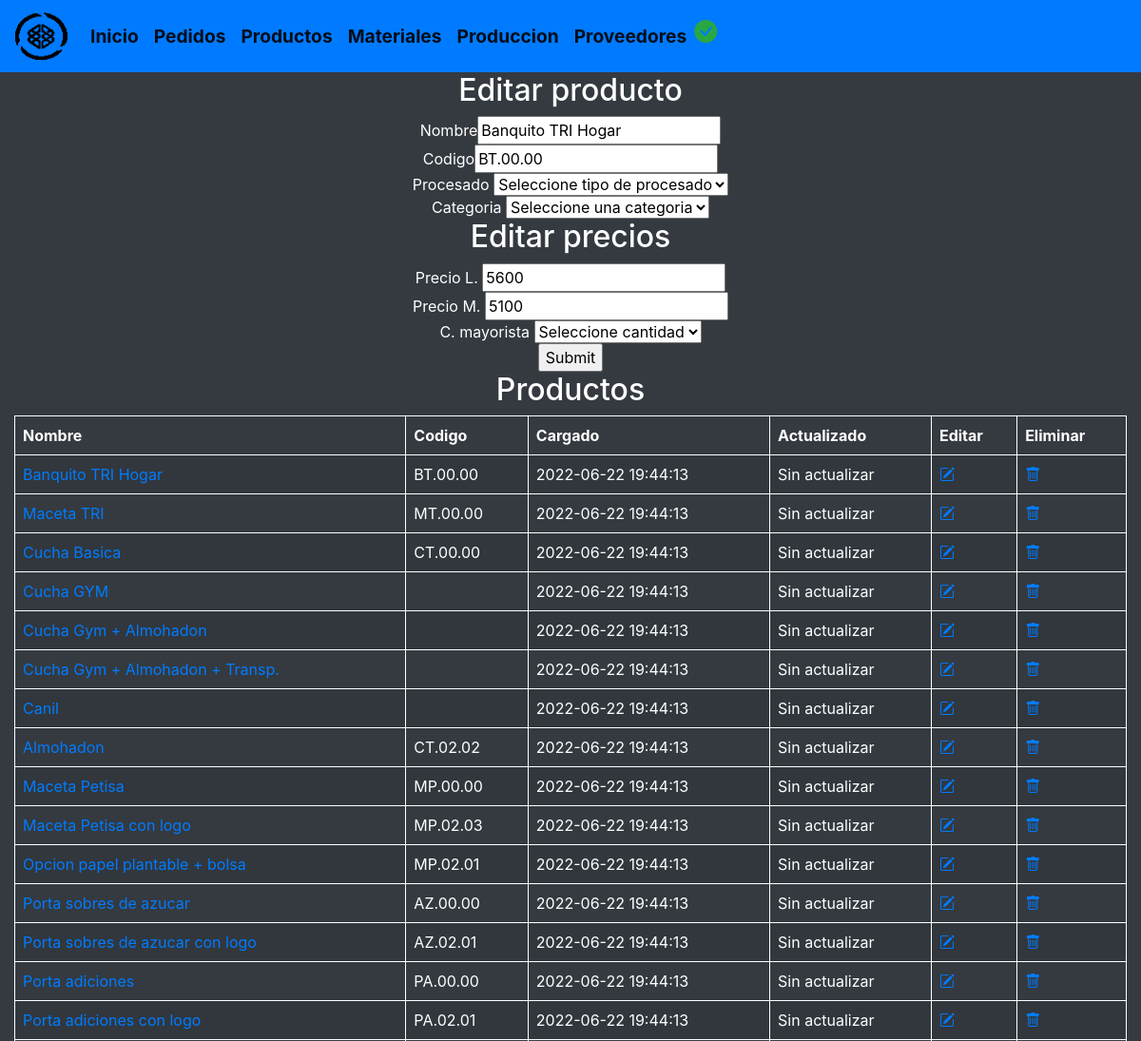
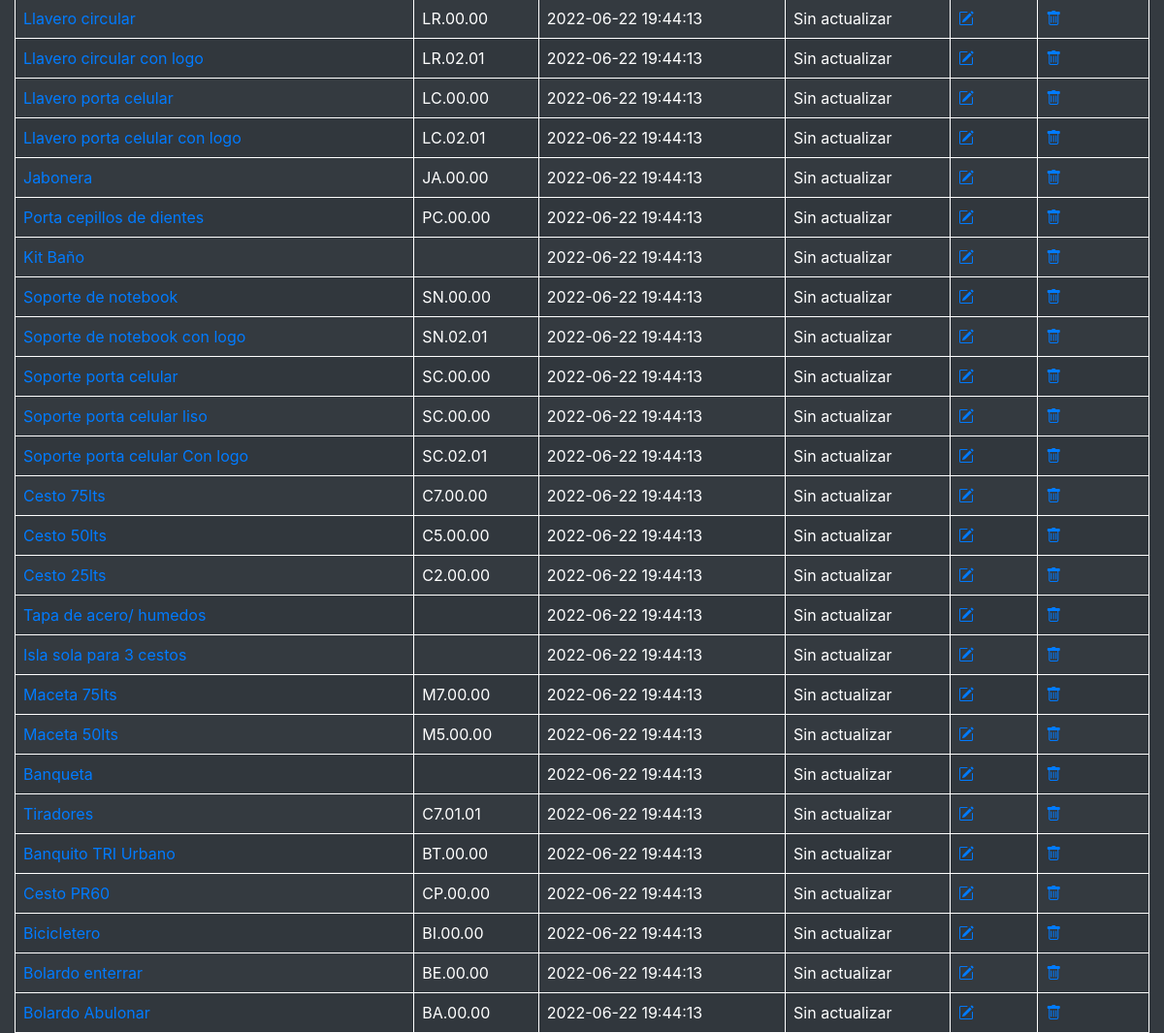
Page /verproducto.php?idproducto=1 on the committed database (2 pictures, top to bottom).
### tables this page shows
create table productos(
	id_producto int unsigned auto_increment primary key,
	id_tipo_procesado int unsigned,
	id_categoria int unsigned,
	nomproducto varchar(150) not null,
	codigo varchar(20),
	creada_el TIMESTAMP DEFAULT CURRENT_TIMESTAMP,
  	actualizada_el TIMESTAMP DEFAULT CURRENT_TIMESTAMP,
	foreign key (id_tipo_procesado) references produccion(id_tipo_procesado),
	foreign key (id_categoria) references categoria(id_categoria)
);

create table precioslista(
	id_preciol int unsigned auto_increment primary key,
	id_producto int unsigned,
	preciol float(9),
	foreign key (id_producto) references productos(id_producto)
);

create table preciosmayorista(
	id_preciom int unsigned auto_increment primary key,
	id_producto int unsigned,
	id_cantmayorista int unsigned,
	preciom float(9),
	foreign key (id_producto) references productos(id_producto),
	foreign key (id_cantmayorista) references cantmayorista(id_cantmayorista)
);

create table cantmayorista(
	id_cantmayorista int unsigned auto_increment primary key,
	cantidad varchar(15),
	creada_el TIMESTAMP DEFAULT CURRENT_TIMESTAMP,
  	actualizada_el TIMESTAMP DEFAULT CURRENT_TIMESTAMP
);

### verproducto.php (the view, shortened to what this page needs)
<!DOCTYPE html>
<html lang="es">
	<?php include "modulos/head.php" ?>
	<body class="bg-dark text-white">
		<?php include "modulos/navheader.php" ?>
			<article class="col">
				<center>
					<?php
						if($_GET) {
					    $id=$_GET['idproducto'];
					    $sql_leer_producto="SELECT * FROM productos WHERE id_producto=?";
					    $gsent_producto = $cnn->prepare($sql_leer_producto);
					    $gsent_producto->execute(array($id));
					    $resultado_producto = $gsent_producto->fetch();
					    $sql_leer_mayorista="SELECT cantmayorista.id_cantmayorista,cantmayorista.cantidad,productos.id_producto,preciosmayorista.preciom FROM cantmayorista,productos,preciosmayorista WHERE cantmayorista.id_cantmayorista=preciosmayorista.id_cantmayorista AND preciosmayorista.id_producto=productos.id_producto AND productos.id_producto=?";
					    $gsent_mayorista = $cnn->prepare($sql_leer_mayorista);
					    $gsent_mayorista->execute(array($id));
					    $resultado_mayorista = $gsent_mayorista->fetch();
					   $sql_leer_plista="SELECT precioslista.id_producto,precioslista.preciol,productos.id_producto FROM precioslista,productos WHERE precioslista.id_producto=productos.id_producto and productos.id_producto=?";
					    $gsent_plista = $cnn->prepare($sql_leer_plista);
					    $gsent_plista->execute(array($id));
					    $resultado_plista = $gsent_plista->fetch();
						}
						if ($_GET):
					?>
					<h2>Editar producto</h2>
					<form method="GET" action="editarproductoyprecio.php">
						<fieldset>
							Nombre<input type="text" name="nombre" value="<?php echo $resultado_producto['nomproducto']; ?>">
						</fieldset>
						<fieldset>
							Codigo<input type="text" name="codigo" value="<?php echo $resultado_producto['codigo']; ?>">
						</fieldset>
						<fieldset>
							Procesado
							<select name="a" value="<?php echo $resultado_producto['id_tipo_procesado']; ?>">
								<option selected hidden disabled value="<?php echo $resultado_producto['id_tipo_procesado']; ?>">Seleccione tipo de procesado</option>
							</select>
						</fieldset>
						<fieldset>
							Categoria
							<select name="b" value="<?php echo $resultado_producto['id_categoria']; ?>">
								<option selected hidden disabled value="<?php echo $resultado_producto['id_categoria']; ?>"> Seleccione una categoria</option>
							</select>
						</fieldset>
						<h2>Editar precios</h2>
						<fieldset>
							Precio L. <input type="number" name="preciol" step="0.01" min="0" value="<?php echo $resultado_plista['preciol']; ?>">
						</fieldset>
						<fieldset>
							Precio M. <input type="number" name="preciom" step="0.01" min="0" value="<?php echo $resultado_mayorista['preciom']; ?>">
						</fieldset>
						<fieldset>
							C. mayorista
							<select name="c" value="<?php echo $resultado_mayorista['id_cantmayorista']; ?>">
								<option selected hidden disabled value="<?php echo $resultado_mayorista['id_cantmayorista']; ?>"> Seleccione cantidad</option>
							</select>
						</fieldset>
						<fieldset>
							<input type="submit">
						</fieldset>
					</form>
					<?php endif; ?>
					<h2>Productos</h2>
				</center>
				<table class="col table-striped">
					<thead>
						<tr>
							<th>Nombre</th>
							<th>Codigo</th>
							<th>Cargado</th>
							<th>Actualizado</th>
							<th>Editar</th>
							<th>Eliminar</th>
						</tr>
					</thead>
					<tbody>
						<?php
							include "db/conexion.php";
							$leer_sql='SELECT * FROM productos';
							$gsent = $cnn->prepare($leer_sql);
							$gsent->execute();
							$resultadotes = $gsent->fetchAll();
						    foreach ($resultadotes as $datote):
						?>
						<tr>
							<td><a href="verprecioproducto.php?id=<?php echo $datote['id_producto']; ?>"><?php echo $datote['nomproducto']; ?></a></td>
							<td><?php echo $datote['codigo']; ?></td>
						    <td><?php echo $datote['creada_el']; ?></td>
						    <td>
						    	<?php
						    		if($datote['creada_el']==$datote['actualizada_el'])
						    			{echo 'Sin actualizar';}
						    		else
						    			{echo $datote['actualizada_el'];}
						    	?>
						    </td>
							<td><a href="verproducto.php?idproducto=<?php echo $datote['id_producto']; ?>"><i class="bi bi-pencil-square"></i></a></td>
						    <td><a href="eliminarproducto.php?id=<?php echo $datote['id_producto']; ?>" onclick="return confirmar()"><i class="bi bi-trash"></i></a></td>
						</tr>
						<?php endforeach; ?>
					</tbody>
				</table>
			</article>
		</main>
	</body>
</html>

### styles/styles.css (style rules this page uses)
td, th { border: 1px solid; text-align: left; padding: 8px; }

### rows in the picture
productos: nombre "Banquito TRI Hogar", codigo "BT.00.00", a "Seleccione tipo de procesado", b "Seleccione una categoria", nomproducto "Banquito TRI Hogar", creada_el "2022-06-22 19:44:13", shows "Sin actualizar"
precioslista: preciol "5600"
preciosmayorista: preciom "5100", c "Seleccione cantidad"
productos: nomproducto "Maceta TRI", codigo "MT.00.00", creada_el "2022-06-22 19:44:13", shows "Sin actualizar"
productos: nomproducto "Cucha Basica", codigo "CT.00.00", creada_el "2022-06-22 19:44:13", shows "Sin actualizar"
productos: nomproducto "Cucha GYM", creada_el "2022-06-22 19:44:13", shows "Sin actualizar"
productos: nomproducto "Cucha Gym + Almohadon", creada_el "2022-06-22 19:44:13", shows "Sin actualizar"
productos: nomproducto "Cucha Gym + Almohadon + Transp.", creada_el "2022-06-22 19:44:13", shows "Sin actualizar"
productos: nomproducto "Canil", creada_el "2022-06-22 19:44:13", shows "Sin actualizar"
productos: nomproducto "Almohadon", codigo "CT.02.02", creada_el "2022-06-22 19:44:13", shows "Sin actualizar"
productos: nomproducto "Maceta Petisa", codigo "MP.00.00", creada_el "2022-06-22 19:44:13", shows "Sin actualizar"
productos: nomproducto "Maceta Petisa con logo", codigo "MP.02.03", creada_el "2022-06-22 19:44:13", shows "Sin actualizar"
productos: nomproducto "Opcion papel plantable + bolsa", codigo "MP.02.01", creada_el "2022-06-22 19:44:13", shows "Sin actualizar"
productos: nomproducto "Porta sobres de azucar", codigo "AZ.00.00", creada_el "2022-06-22 19:44:13", shows "Sin actualizar"
productos: nomproducto "Porta sobres de azucar con logo", codigo "AZ.02.01", creada_el "2022-06-22 19:44:13", shows "Sin actualizar"
productos: nomproducto "Porta adiciones", codigo "PA.00.00", creada_el "2022-06-22 19:44:13", shows "Sin actualizar"
productos: nomproducto "Porta adiciones con logo", codigo "PA.02.01", creada_el "2022-06-22 19:44:13", shows "Sin actualizar"
productos: nomproducto "Llavero circular", codigo "LR.00.00", creada_el "2022-06-22 19:44:13", shows "Sin actualizar"
productos: nomproducto "Llavero circular con logo", codigo "LR.02.01", creada_el "2022-06-22 19:44:13", shows "Sin actualizar"
productos: nomproducto "Llavero porta celular", codigo "LC.00.00", creada_el "2022-06-22 19:44:13", shows "Sin actualizar"
productos: nomproducto "Llavero porta celular con logo", codigo "LC.02.01", creada_el "2022-06-22 19:44:13", shows "Sin actualizar"
productos: nomproducto "Jabonera", codigo "JA.00.00", creada_el "2022-06-22 19:44:13", shows "Sin actualizar"
productos: nomproducto "Porta cepillos de dientes", codigo "PC.00.00", creada_el "2022-06-22 19:44:13", shows "Sin actualizar"
productos: nomproducto "Kit Baño", creada_el "2022-06-22 19:44:13", shows "Sin actualizar"
productos: nomproducto "Soporte de notebook", codigo "SN.00.00", creada_el "2022-06-22 19:44:13", shows "Sin actualizar"
productos: nomproducto "Soporte de notebook con logo", codigo "SN.02.01", creada_el "2022-06-22 19:44:13", shows "Sin actualizar"
productos: nomproducto "Soporte porta celular", codigo "SC.00.00", creada_el "2022-06-22 19:44:13", shows "Sin actualizar"
productos: nomproducto "Soporte porta celular liso", codigo "SC.00.00", creada_el "2022-06-22 19:44:13", shows "Sin actualizar"
productos: nomproducto "Soporte porta celular Con logo", codigo "SC.02.01", creada_el "2022-06-22 19:44:13", shows "Sin actualizar"
productos: nomproducto "Cesto 75lts", codigo "C7.00.00", creada_el "2022-06-22 19:44:13", shows "Sin actualizar"
productos: nomproducto "Cesto 50lts", codigo "C5.00.00", creada_el "2022-06-22 19:44:13", shows "Sin actualizar"
productos: nomproducto "Cesto 25lts", codigo "C2.00.00", creada_el "2022-06-22 19:44:13", shows "Sin actualizar"
productos: nomproducto "Tapa de acero/ humedos", creada_el "2022-06-22 19:44:13", shows "Sin actualizar"
productos: nomproducto "Isla sola para 3 cestos", creada_el "2022-06-22 19:44:13", shows "Sin actualizar"
productos: nomproducto "Maceta 75lts", codigo "M7.00.00", creada_el "2022-06-22 19:44:13", shows "Sin actualizar"
productos: nomproducto "Maceta 50lts", codigo "M5.00.00", creada_el "2022-06-22 19:44:13", shows "Sin actualizar"
productos: nomproducto "Banqueta", creada_el "2022-06-22 19:44:13", shows "Sin actualizar"
productos: nomproducto "Tiradores", codigo "C7.01.01", creada_el "2022-06-22 19:44:13", shows "Sin actualizar"
productos: nomproducto "Banquito TRI Urbano", codigo "BT.00.00", creada_el "2022-06-22 19:44:13", shows "Sin actualizar"
productos: nomproducto "Cesto PR60", codigo "CP.00.00", creada_el "2022-06-22 19:44:13", shows "Sin actualizar"
productos: nomproducto "Bicicletero", codigo "BI.00.00", creada_el "2022-06-22 19:44:13", shows "Sin actualizar"
productos: nomproducto "Bolardo enterrar", codigo "BE.00.00", creada_el "2022-06-22 19:44:13", shows "Sin actualizar"
productos: nomproducto "Bolardo Abulonar", codigo "BA.00.00", creada_el "2022-06-22 19:44:13", shows "Sin actualizar"
